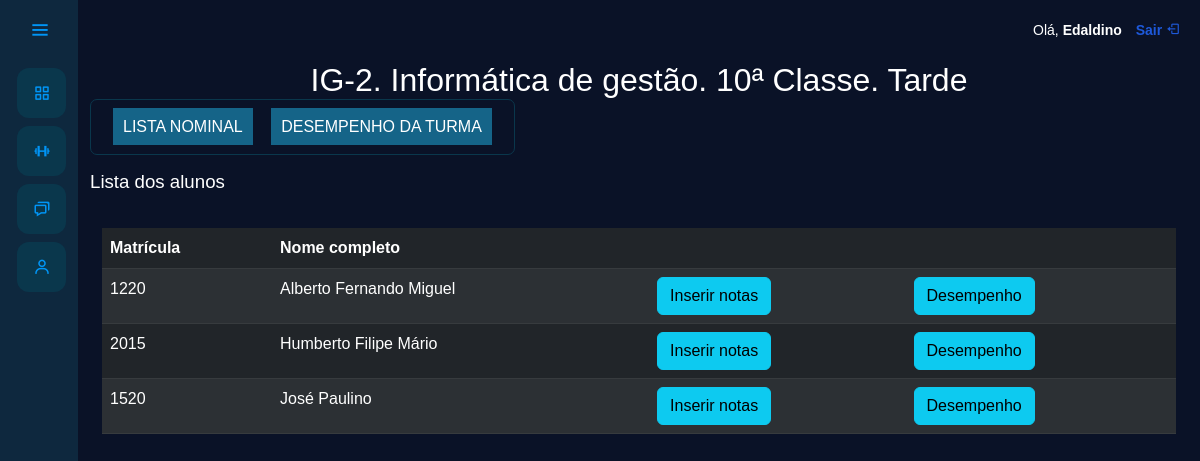
Screenshot of /turma/4/ (signed in) with the database file from the repository.
### usuarios/models.py (models this page shows, shortened)
class Users(AbstractUser):
    choices_cargo = (
                    ('P', 'Professor'),
                    ('E', 'Encarregado')
                )
    cargo = models.CharField(max_length=1, choices=choices_cargo, verbose_name="Tipo de Conta")

class Turma(models.Model):
    ANO_LETIVO_CHOICES = [(str(ano), str(ano)) for ano in range(2000, 2051)]
    SERIE_CHOICES = [
        ('7ª Classe', '7ª Classe'),
        ('8ª Classe', '8ª Classe'),
        ('9ª Classe', '9ª Classe'),
        ('10ª Classe', '10º Classe'),
        ('11ª Classe', '11ª Classe'),
        ('12ª Classe', '12ª Classe'),
        ('13ª Classe', '13ª Classe'),
    ]
    PERIODO_CHOICES = [
        ('Manhã', 'Manhã'),
        ('Tarde', 'Tarde'),
        ('Noite', 'Noite'),
    ]
    CURSO_CHOICES = [
        ('Operador de informática', 'Operador de informática'),
        ('Auxiliar de contabilidade', 'Auxiliar de contabilidade'),
        ('Técnico de informática', 'Técnico de informática'),
        ('Informática de gestão', 'Informática de gestão'),
        ('Contabilidade de gestão', 'Contabilidade de gestão'),
        ('Finaças', 'Finaças'),
    ]
    nome = models.CharField(max_length=5, unique=True, verbose_name="Nome da turma")
    curso = models.CharField(max_length=30, choices=CURSO_CHOICES, verbose_name="Curso")
    ano_letivo = models.CharField(max_length=4, choices=ANO_LETIVO_CHOICES, verbose_name="Ano Letivo")
    serie = models.CharField(max_length=10, choices=SERIE_CHOICES, verbose_name="Classe")
    periodo = models.CharField(max_length=5, choices=PERIODO_CHOICES, verbose_name="Periódo")
    professor = models.ManyToManyField(Professor, null=True, blank=True, related_name="turmas", verbose_name="Professor")

class Aluno(models.Model):
    nome = models.CharField(max_length=50, verbose_name='Nome')
    sobrenome = models.CharField(max_length=50, verbose_name='Sobrenome')
    numero_matricula = models.CharField(max_length=20, unique=True, verbose_name="Número de Matrícula")
    turma = models.ForeignKey(Turma, on_delete=models.SET_NULL, null=True, blank=True, related_name="alunos", verbose_name="Turma")

### usuarios/views.py (the view)
# urls.py: path('turma/<str:id_turma>/', views.turma, name='turma'),
@has_role_decorator('professor')
def turma(request, id_turma):
    if request.method == "GET":
        turma = Turma.objects.get(id=id_turma)
        alunos = Aluno.objects.filter(turma=id_turma)
        return render(request, 'turma.html', {'turma': turma, 'alunos': alunos})

### usuarios/templates/turma.html (shortened to what this page needs)
{% extends "base.html" %}
{% load permission_tags %}
{% load static %}
{% block 'head' %}
    <link rel="stylesheet" href="{% static 'usuarios/css/tumas.css' %}">
{% endblock %}
{% block 'dashboard_professor' %}
    <div class="container">
        <div>
            <h1 style="text-align: center; color:#ffffff; font-size: 24pt;">{{turma.nome}}. {{turma.curso}}. {{turma.serie}}. {{turma.periodo}}</h1>
            <div class="head">
                <span class="btn-span" onclick="exibirForm('1')">LISTA NOMINAL</span>
                <span class="btn-span" onclick="exibirForm('2')">DESEMPENHO DA TURMA</span>
            </div>
        </div>
        <br>
        <br>
        <div id="ver-lista-da-turma" class="lista-turma">
            <br>
            <h3>Lista dos alunos</h3>
            <br>
            <div class="container-fluid">
                <table class="table table-dark table-striped">
                    <thead>
                        <tr>
                            <th scope="col">Matrícula</th>
                            <th scope="col">Nome completo</th>
                            <th scope="col"></th>
                            <th scope="col"></th>
                        </tr>
                    </thead>
                    <tbody>
                        {% for aluno in alunos %}
                            <tr>
                                <td>{{aluno.numero_matricula}}</td>
                                <td>{{aluno.nome}} {{aluno.sobrenome}}</td>
                                <td><a href="{% url 'inserir_notas' aluno.id %}"><span class="btn btn-info">Inserir notas</span></a></td>
                                <td><a href="#"><span class="btn btn-info">Desempenho</span></a></td>
                            </tr>
                        {% endfor %}
                    </tbody>
                </table>
            </div>
        </div>
    </div>
{% endblock %}

### templates/base.html (shortened to what this page needs)
{% load static %}
{% load permission_tags %}
<!doctype html>
<html lang="pt-br">
<head>
    <link href="https://cdn.jsdelivr.net/npm/bootstrap@5.3.0/dist/css/bootstrap.min.css" rel="stylesheet">
    <link rel="stylesheet" href="{% static 'general/css/base.css' %}">
    <link rel="stylesheet" href="{% static 'general/css/general.css' %}">
    <link href='https://unpkg.com/boxicons@2.0.7/css/boxicons.min.css' rel='stylesheet'>
    {% block 'head' %}{% endblock %}
</head>
<body>
    <div class="sidebar">
        <div class="logo-details">
            <i class='bx bx-menu' id="btn" ></i>
        </div>
        {% if user|has_role:'professor' %}
            <ul class="nav-list">
                <li>
                    <a href="{% url 'turmas' %}">
                        <i class="bx bx-grid-alt"></i>
                    </a>
                </li>
                <li>
                    <a href="#">
                        <i class="bx bx-dumbbell"></i>
                    </a>
                </li>
                <li>
                    <a href="#">
                        <i class="bx bx-chat"></i>
                    </a>
                </li>
                <li>
                    <a href="#">
                        <i class="bx bx-user"></i>
                    </a>
                </li>
            </ul>
        {% endif %}
    </div>
    <section class="home-section">
        <div class="nav-bar">
            <p>Olá, <strong>{{user.first_name}}</strong> <a href="{% url 'sair' %}">Sair <i class="bx bx-log-out"></i></a></p>
        </div>
        {% if user|has_role:'professor' %}
            {% block 'dashboard_professor' %}
            {% endblock %}
        {% endif %}
    </section>
</body>
</html>

### templates/static/general/css/base.css (style rules this page uses)
*:not(dialog) { margin: 0; padding: 0; box-sizing: border-box; font-family: "Poppins" , sans-serif; }
.sidebar { position: fixed; left: 0; top: 0; height: 100%; width: 78px; background: var(--dark-color); padding: 6px, 0; z-index: 99; transition: all 0.5s ease; }
.sidebar .logo-details { height: 60px; padding-left: 15px; display: flex; align-items: center; position: relative; }
.sidebar .logo-details #btn { position: absolute; top: 50%; right: 13px; transform: translateY(-50%); font-size: 22px; transition: all 0.4s ease; font-size: 23px; text-align: center; cursor: pointer; transition: all 0.5s ease; }
.sidebar i { color: #0095f6; height: 60px; min-width: 50px; font-size: 28px; text-align: center; line-height: 60px; }
.sidebar .nav-list { height: 100%; padding-left: 5px; }
.sidebar li { position: relative; margin: 8px 12px; list-style: none; }
.sidebar li a { margin-left: 0; display: flex; height: 100%; width: 100%; border-radius: 12px; align-items: center; text-decoration: none; transition: all 0.4s ease; background: var(--main-color); }
.sidebar li i { height: 50px; line-height: 50px; font-size: 18px; border-radius: 12px; }
.home-section { position: relative; min-height: 100vh; top: 0; background: #0A1227; left: 78px; color: white; width: calc(100% - 78px); transition: all 0.5s ease; z-index: 2; overflow-y: auto; }
.nav-bar { display: flex; align-items: center; justify-content: right; padding: 20px; background: transparent; }
.nav-bar a { text-decoration: none; color: #1e59da; font-weight: bold; padding-left: 10px; }
.nav-bar p { font-size: 14px; }

### templates/static/general/css/general.css (style rules this page uses)
:root { --main-color: #0A374C; --dark-color: #0E283E; --light-color: #ffc27f; --contrast-color: #f88863; --differential-color: #ffe29a; }

### templates/static/usuarios/css/tumas.css (style rules this page uses)
*:not(dialog) { margin: 0; padding: 0; box-sizing: border-box; }
h3 { font-size: 14pt; margin-bottom: 10px; }
.head { position: absolute; padding: 15px; border: 1px solid #0A374C; border-radius: 7px 7px; }
.head span { background-color: #156488; padding: 10px; margin: 0 7px 0 7px; transition: background-color 0.3s; }

### rows the page displays
Users: first_name "Edaldino"
Turma: nome "IG-2", curso "Informática de gestão", serie "10ª Classe", periodo "Tarde"
Aluno: numero_matricula "1220", nome "Alberto", sobrenome "Fernando Miguel"
Aluno: numero_matricula "2015", nome "Humberto", sobrenome "Filipe Mário"
Aluno: numero_matricula "1520", nome "José", sobrenome "Paulino"
